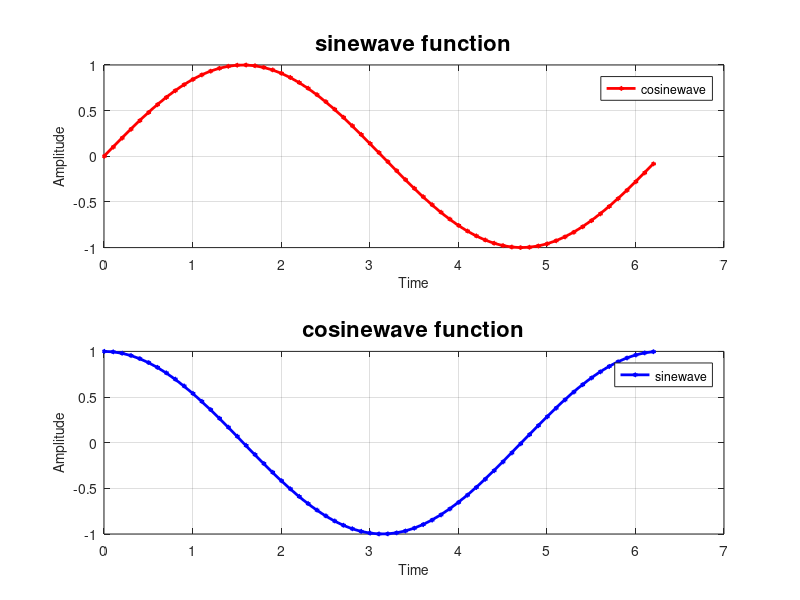

Write MATLAB code to recreate this figure.
t=0:0.1:2*pi;
a=sin(t);
b=cos(t);

subplot(2,1,1)
plot(t, a, 'r<-', 'MarkerSize', 2, 'LineWidth', 2)
grid on
xlabel('Time', 'FontSize', 10)
ylabel('Amplitude', 'FontSize', 10)
title('sinewave function', 'FontSize', 16)
legend('cosinewave', 'Location', 'best')

subplot(2,1,2)
plot(t, b, 'b<-', 'MarkerSize', 2, 'LineWidth', 2)
grid on
xlabel('Time', 'FontSize', 10)
ylabel('Amplitude', 'FontSize', 10)
title('cosinewave function', 'FontSize', 16)
legend('sinewave', 'Location', 'best')